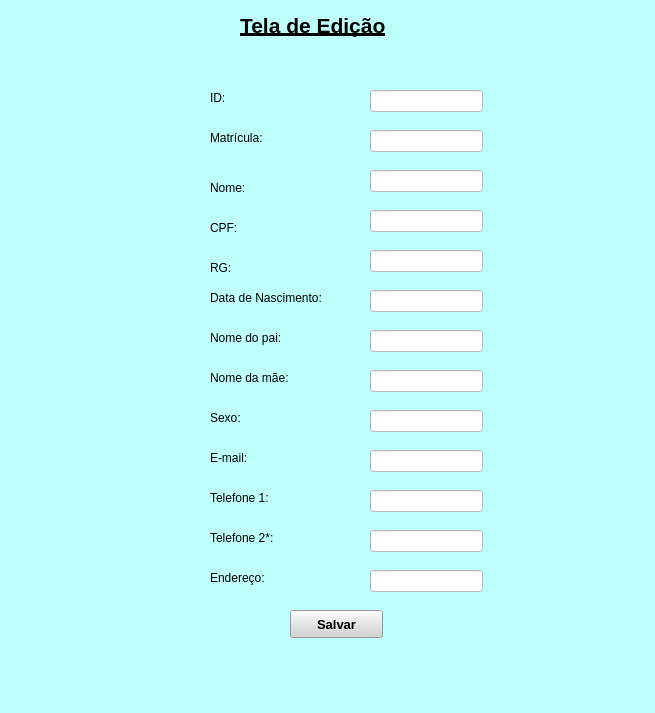
<?xml version="1.0" encoding="UTF-8"?>
<ui version="4.0">
 <class>MainWindow</class>
 <widget class="QMainWindow" name="MainWindow">
  <property name="geometry">
   <rect>
    <x>0</x>
    <y>0</y>
    <width>655</width>
    <height>713</height>
   </rect>
  </property>
  <property name="windowTitle">
   <string>MainWindow</string>
  </property>
  <property name="styleSheet">
   <string notr="true">background-color: rgb(189, 255, 251);</string>
  </property>
  <widget class="QWidget" name="centralwidget">
   <widget class="QLabel" name="label">
    <property name="geometry">
     <rect>
      <x>240</x>
      <y>10</y>
      <width>201</width>
      <height>31</height>
     </rect>
    </property>
    <property name="font">
     <font>
      <pointsize>16</pointsize>
      <weight>75</weight>
      <bold>true</bold>
      <underline>true</underline>
     </font>
    </property>
    <property name="text">
     <string>Tela de Edição</string>
    </property>
   </widget>
   <widget class="QLabel" name="label_2">
    <property name="geometry">
     <rect>
      <x>210</x>
      <y>90</y>
      <width>55</width>
      <height>16</height>
     </rect>
    </property>
    <property name="text">
     <string>ID:</string>
    </property>
   </widget>
   <widget class="QLabel" name="label_3">
    <property name="geometry">
     <rect>
      <x>210</x>
      <y>130</y>
      <width>55</width>
      <height>16</height>
     </rect>
    </property>
    <property name="text">
     <string>Matrícula:</string>
    </property>
   </widget>
   <widget class="QLabel" name="label_4">
    <property name="geometry">
     <rect>
      <x>210</x>
      <y>180</y>
      <width>55</width>
      <height>16</height>
     </rect>
    </property>
    <property name="text">
     <string>Nome:</string>
    </property>
   </widget>
   <widget class="QLabel" name="label_5">
    <property name="geometry">
     <rect>
      <x>210</x>
      <y>220</y>
      <width>55</width>
      <height>16</height>
     </rect>
    </property>
    <property name="text">
     <string>CPF:</string>
    </property>
   </widget>
   <widget class="QLabel" name="label_6">
    <property name="geometry">
     <rect>
      <x>210</x>
      <y>260</y>
      <width>55</width>
      <height>16</height>
     </rect>
    </property>
    <property name="text">
     <string>RG:</string>
    </property>
   </widget>
   <widget class="QLabel" name="label_7">
    <property name="geometry">
     <rect>
      <x>210</x>
      <y>290</y>
      <width>121</width>
      <height>16</height>
     </rect>
    </property>
    <property name="text">
     <string>Data de Nascimento:</string>
    </property>
   </widget>
   <widget class="QLabel" name="label_8">
    <property name="geometry">
     <rect>
      <x>210</x>
      <y>330</y>
      <width>81</width>
      <height>16</height>
     </rect>
    </property>
    <property name="text">
     <string>Nome do pai:</string>
    </property>
   </widget>
   <widget class="QLabel" name="label_9">
    <property name="geometry">
     <rect>
      <x>210</x>
      <y>370</y>
      <width>91</width>
      <height>16</height>
     </rect>
    </property>
    <property name="text">
     <string>Nome da mãe:</string>
    </property>
   </widget>
   <widget class="QLabel" name="label_10">
    <property name="geometry">
     <rect>
      <x>210</x>
      <y>410</y>
      <width>55</width>
      <height>16</height>
     </rect>
    </property>
    <property name="text">
     <string>Sexo:</string>
    </property>
   </widget>
   <widget class="QLineEdit" name="lineEdit">
    <property name="geometry">
     <rect>
      <x>370</x>
      <y>90</y>
      <width>113</width>
      <height>22</height>
     </rect>
    </property>
    <property name="styleSheet">
     <string notr="true">background-color: rgb(255, 255, 255);</string>
    </property>
   </widget>
   <widget class="QLineEdit" name="lineEdit_2">
    <property name="geometry">
     <rect>
      <x>370</x>
      <y>130</y>
      <width>113</width>
      <height>22</height>
     </rect>
    </property>
    <property name="styleSheet">
     <string notr="true">background-color: rgb(255, 255, 255);</string>
    </property>
   </widget>
   <widget class="QLineEdit" name="lineEdit_3">
    <property name="geometry">
     <rect>
      <x>370</x>
      <y>170</y>
      <width>113</width>
      <height>22</height>
     </rect>
    </property>
    <property name="styleSheet">
     <string notr="true">background-color: rgb(255, 255, 255);</string>
    </property>
   </widget>
   <widget class="QLineEdit" name="lineEdit_4">
    <property name="geometry">
     <rect>
      <x>370</x>
      <y>210</y>
      <width>113</width>
      <height>22</height>
     </rect>
    </property>
    <property name="styleSheet">
     <string notr="true">background-color: rgb(255, 255, 255);</string>
    </property>
   </widget>
   <widget class="QLineEdit" name="lineEdit_5">
    <property name="geometry">
     <rect>
      <x>370</x>
      <y>250</y>
      <width>113</width>
      <height>22</height>
     </rect>
    </property>
    <property name="styleSheet">
     <string notr="true">background-color: rgb(255, 255, 255);</string>
    </property>
   </widget>
   <widget class="QLineEdit" name="lineEdit_6">
    <property name="geometry">
     <rect>
      <x>370</x>
      <y>290</y>
      <width>113</width>
      <height>22</height>
     </rect>
    </property>
    <property name="styleSheet">
     <string notr="true">background-color: rgb(255, 255, 255);</string>
    </property>
   </widget>
   <widget class="QLineEdit" name="lineEdit_7">
    <property name="geometry">
     <rect>
      <x>370</x>
      <y>330</y>
      <width>113</width>
      <height>22</height>
     </rect>
    </property>
    <property name="styleSheet">
     <string notr="true">background-color: rgb(255, 255, 255);</string>
    </property>
   </widget>
   <widget class="QLineEdit" name="lineEdit_8">
    <property name="geometry">
     <rect>
      <x>370</x>
      <y>370</y>
      <width>113</width>
      <height>22</height>
     </rect>
    </property>
    <property name="styleSheet">
     <string notr="true">background-color: rgb(255, 255, 255);</string>
    </property>
   </widget>
   <widget class="QLineEdit" name="lineEdit_9">
    <property name="geometry">
     <rect>
      <x>370</x>
      <y>410</y>
      <width>113</width>
      <height>22</height>
     </rect>
    </property>
    <property name="styleSheet">
     <string notr="true">background-color: rgb(255, 255, 255);</string>
    </property>
   </widget>
   <widget class="QPushButton" name="pushButton">
    <property name="geometry">
     <rect>
      <x>290</x>
      <y>610</y>
      <width>93</width>
      <height>28</height>
     </rect>
    </property>
    <property name="font">
     <font>
      <pointsize>10</pointsize>
      <weight>75</weight>
      <bold>true</bold>
     </font>
    </property>
    <property name="styleSheet">
     <string notr="true">background-color: rgb(210, 210, 210);</string>
    </property>
    <property name="text">
     <string>Salvar</string>
    </property>
   </widget>
   <widget class="QLabel" name="label_11">
    <property name="geometry">
     <rect>
      <x>210</x>
      <y>450</y>
      <width>55</width>
      <height>16</height>
     </rect>
    </property>
    <property name="text">
     <string>E-mail:</string>
    </property>
   </widget>
   <widget class="QLabel" name="label_12">
    <property name="geometry">
     <rect>
      <x>210</x>
      <y>490</y>
      <width>81</width>
      <height>16</height>
     </rect>
    </property>
    <property name="text">
     <string>Telefone 1:</string>
    </property>
   </widget>
   <widget class="QLabel" name="label_13">
    <property name="geometry">
     <rect>
      <x>210</x>
      <y>530</y>
      <width>81</width>
      <height>16</height>
     </rect>
    </property>
    <property name="text">
     <string>Telefone 2*:</string>
    </property>
   </widget>
   <widget class="QLabel" name="label_14">
    <property name="geometry">
     <rect>
      <x>210</x>
      <y>570</y>
      <width>71</width>
      <height>16</height>
     </rect>
    </property>
    <property name="text">
     <string>Endereço:</string>
    </property>
   </widget>
   <widget class="QLineEdit" name="lineEdit_10">
    <property name="geometry">
     <rect>
      <x>370</x>
      <y>450</y>
      <width>113</width>
      <height>22</height>
     </rect>
    </property>
    <property name="styleSheet">
     <string notr="true">background-color: rgb(255, 255, 255);</string>
    </property>
   </widget>
   <widget class="QLineEdit" name="lineEdit_11">
    <property name="geometry">
     <rect>
      <x>370</x>
      <y>490</y>
      <width>113</width>
      <height>22</height>
     </rect>
    </property>
    <property name="styleSheet">
     <string notr="true">background-color: rgb(255, 255, 255);</string>
    </property>
   </widget>
   <widget class="QLineEdit" name="lineEdit_12">
    <property name="geometry">
     <rect>
      <x>370</x>
      <y>530</y>
      <width>113</width>
      <height>22</height>
     </rect>
    </property>
    <property name="styleSheet">
     <string notr="true">background-color: rgb(255, 255, 255);</string>
    </property>
   </widget>
   <widget class="QLineEdit" name="lineEdit_13">
    <property name="geometry">
     <rect>
      <x>370</x>
      <y>570</y>
      <width>113</width>
      <height>22</height>
     </rect>
    </property>
    <property name="styleSheet">
     <string notr="true">background-color: rgb(255, 255, 255);</string>
    </property>
   </widget>
  </widget>
  <widget class="QMenuBar" name="menubar">
   <property name="geometry">
    <rect>
     <x>0</x>
     <y>0</y>
     <width>655</width>
     <height>26</height>
    </rect>
   </property>
  </widget>
  <widget class="QStatusBar" name="statusbar"/>
 </widget>
 <resources/>
 <connections/>
</ui>
